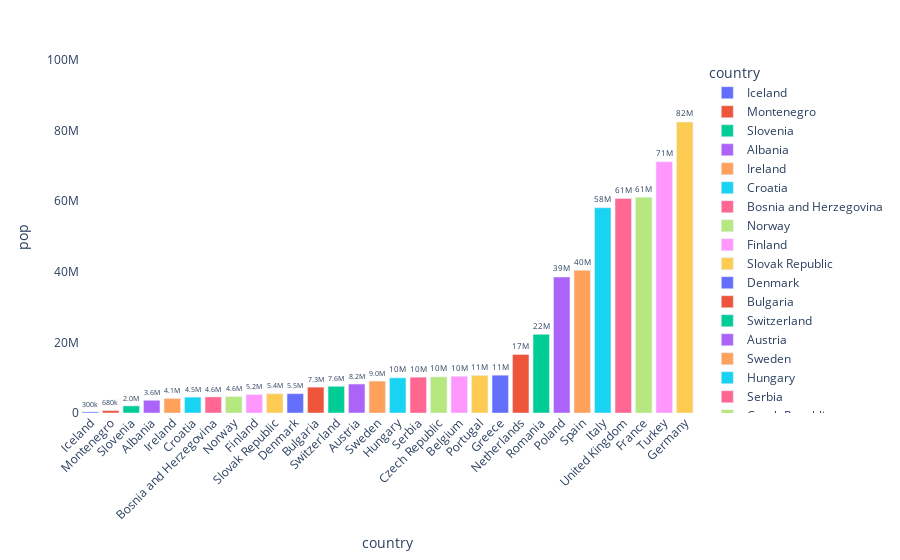

The notebook cell saved with this chart:
### Markdown cell above
## Bar

### Code cell
# BAR PLOT: Population Data in Europe in 2007 
df_europe = px.data.gapminder().query("continent == 'Europe' and year == 2007").sort_values(by = ['pop'])

fig = px.bar(df_europe, y = 'pop', x = 'country', text = 'pop', color = 'country')

# Precision: 2 values
fig.update_traces(texttemplate = '%{text:.2s}', textposition = 'outside')

# Rotate labels 45 degrees
fig.update_layout(xaxis_tickangle = -45, plot_bgcolor = 'rgba(0,0,0,0)')
fig.update_yaxes(range = [0, 10**8])

### Figure 1 — Plotly figure (JSON) as saved in the notebook; plotly's stock layout.template omitted (floating-point values rounded to 4 significant figures)
{"data": [{"alignmentgroup": "True", "hovertemplate": "country=%{x}<br>pop=%{text}<extra></extra>", "legendgroup": "Iceland", "marker": {"color": "#636efa", "pattern": {"shape": ""}}, "name": "Iceland", "offsetgroup": "Iceland", "orientation": "v", "showlegend": true, "text": [301931], "textposition": "outside", "texttemplate": "%{text:.2s}", "type": "bar", "x": ["Iceland"], "xaxis": "x", "y": [301931], "yaxis": "y"}, {"alignmentgroup": "True", "hovertemplate": "country=%{x}<br>pop=%{text}<extra></extra>", "legendgroup": "Montenegro", "marker": {"color": "#EF553B", "pattern": {"shape": ""}}, "name": "Montenegro", "offsetgroup": "Montenegro", "orientation": "v", "showlegend": true, "text": [684736], "textposition": "outside", "texttemplate": "%{text:.2s}", "type": "bar", "x": ["Montenegro"], "xaxis": "x", "y": [684736], "yaxis": "y"}, {"alignmentgroup": "True", "hovertemplate": "country=%{x}<br>pop=%{text}<extra></extra>", "legendgroup": "Slovenia", "marker": {"color": "#00cc96", "pattern": {"shape": ""}}, "name": "Slovenia", "offsetgroup": "Slovenia", "orientation": "v", "showlegend": true, "text": [2009245], "textposition": "outside", "texttemplate": "%{text:.2s}", "type": "bar", "x": ["Slovenia"], "xaxis": "x", "y": [2009245], "yaxis": "y"}, {"alignmentgroup": "True", "hovertemplate": "country=%{x}<br>pop=%{text}<extra></extra>", "legendgroup": "Albania", "marker": {"color": "#ab63fa", "pattern": {"shape": ""}}, "name": "Albania", "offsetgroup": "Albania", "orientation": "v", "showlegend": true, "text": [3600523], "textposition": "outside", "texttemplate": "%{text:.2s}", "type": "bar", "x": ["Albania"], "xaxis": "x", "y": [3600523], "yaxis": "y"}, {"alignmentgroup": "True", "hovertemplate": "country=%{x}<br>pop=%{text}<extra></extra>", "legendgroup": "Ireland", "marker": {"color": "#FFA15A", "pattern": {"shape": ""}}, "name": "Ireland", "offsetgroup": "Ireland", "orientation": "v", "showlegend": true, "text": [4109086], "textposition": "outside", "texttemplate": "%{text:.2s}", "type": "bar", "x": ["Ireland"], "xaxis": "x", "y": [4109086], "yaxis": "y"}, {"alignmentgroup": "True", "hovertemplate": "country=%{x}<br>pop=%{text}<extra></extra>", "legendgroup": "Croatia", "marker": {"color": "#19d3f3", "pattern": {"shape": ""}}, "name": "Croatia", "offsetgroup": "Croatia", "orientation": "v", "showlegend": true, "text": [4493312], "textposition": "outside", "texttemplate": "%{text:.2s}", "type": "bar", "x": ["Croatia"], "xaxis": "x", "y": [4493312], "yaxis": "y"}, {"alignmentgroup": "True", "hovertemplate": "country=%{x}<br>pop=%{text}<extra></extra>", "legendgroup": "Bosnia and Herzegovina", "marker": {"color": "#FF6692", "pattern": {"shape": ""}}, "name": "Bosnia and Herzegovina", "offsetgroup": "Bosnia and Herzegovina", "orientation": "v", "showlegend": true, "text": [4552198], "textposition": "outside", "texttemplate": "%{text:.2s}", "type": "bar", "x": ["Bosnia and Herzegovina"], "xaxis": "x", "y": [4552198], "yaxis": "y"}, {"alignmentgroup": "True", "hovertemplate": "country=%{x}<br>pop=%{text}<extra></extra>", "legendgroup": "Norway", "marker": {"color": "#B6E880", "pattern": {"shape": ""}}, "name": "Norway", "offsetgroup": "Norway", "orientation": "v", "showlegend": true, "text": [4627926], "textposition": "outside", "texttemplate": "%{text:.2s}", "type": "bar", "x": ["Norway"], "xaxis": "x", "y": [4627926], "yaxis": "y"}, {"alignmentgroup": "True", "hovertemplate": "country=%{x}<br>pop=%{text}<extra></extra>", "legendgroup": "Finland", "marker": {"color": "#FF97FF", "pattern": {"shape": ""}}, "name": "Finland", "offsetgroup": "Finland", "orientation": "v", "showlegend": true, "text": [5238460], "textposition": "outside", "texttemplate": "%{text:.2s}", "type": "bar", "x": ["Finland"], "xaxis": "x", "y": [5238460], "yaxis": "y"}, {"alignmentgroup": "True", "hovertemplate": "country=%{x}<br>pop=%{text}<extra></extra>", "legendgroup": "Slovak Republic", "marker": {"color": "#FECB52", "pattern": {"shape": ""}}, "name": "Slovak Republic", "offsetgroup": "Slovak Republic", "orientation": "v", "showlegend": true, "text": [5447502], "textposition": "outside", "texttemplate": "%{text:.2s}", "type": "bar", "x": ["Slovak Republic"], "xaxis": "x", "y": [5447502], "yaxis": "y"}, {"alignmentgroup": "True", "hovertemplate": "country=%{x}<br>pop=%{text}<extra></extra>", "legendgroup": "Denmark", "marker": {"color": "#636efa", "pattern": {"shape": ""}}, "name": "Denmark", "offsetgroup": "Denmark", "orientation": "v", "showlegend": true, "text": [5468120], "textposition": "outside", "texttemplate": "%{text:.2s}", "type": "bar", "x": ["Denmark"], "xaxis": "x", "y": [5468120], "yaxis": "y"}, {"alignmentgroup": "True", "hovertemplate": "country=%{x}<br>pop=%{text}<extra></extra>", "legendgroup": "Bulgaria", "marker": {"color": "#EF553B", "pattern": {"shape": ""}}, "name": "Bulgaria", "offsetgroup": "Bulgaria", "orientation": "v", "showlegend": true, "text": [7322858], "textposition": "outside", "texttemplate": "%{text:.2s}", "type": "bar", "x": ["Bulgaria"], "xaxis": "x", "y": [7322858], "yaxis": "y"}, {"alignmentgroup": "True", "hovertemplate": "country=%{x}<br>pop=%{text}<extra></extra>", "legendgroup": "Switzerland", "marker": {"color": "#00cc96", "pattern": {"shape": ""}}, "name": "Switzerland", "offsetgroup": "Switzerland", "orientation": "v", "showlegend": true, "text": [7554661], "textposition": "outside", "texttemplate": "%{text:.2s}", "type": "bar", "x": ["Switzerland"], "xaxis": "x", "y": [7554661], "yaxis": "y"}, {"alignmentgroup": "True", "hovertemplate": "country=%{x}<br>pop=%{text}<extra></extra>", "legendgroup": "Austria", "marker": {"color": "#ab63fa", "pattern": {"shape": ""}}, "name": "Austria", "offsetgroup": "Austria", "orientation": "v", "showlegend": true, "text": [8199783], "textposition": "outside", "texttemplate": "%{text:.2s}", "type": "bar", "x": ["Austria"], "xaxis": "x", "y": [8199783], "yaxis": "y"}, {"alignmentgroup": "True", "hovertemplate": "country=%{x}<br>pop=%{text}<extra></extra>", "legendgroup": "Sweden", "marker": {"color": "#FFA15A", "pattern": {"shape": ""}}, "name": "Sweden", "offsetgroup": "Sweden", "orientation": "v", "showlegend": true, "text": [9031088], "textposition": "outside", "texttemplate": "%{text:.2s}", "type": "bar", "x": ["Sweden"], "xaxis": "x", "y": [9031088], "yaxis": "y"}, {"alignmentgroup": "True", "hovertemplate": "country=%{x}<br>pop=%{text}<extra></extra>", "legendgroup": "Hungary", "marker": {"color": "#19d3f3", "pattern": {"shape": ""}}, "name": "Hungary", "offsetgroup": "Hungary", "orientation": "v", "showlegend": true, "text": [9956108], "textposition": "outside", "texttemplate": "%{text:.2s}", "type": "bar", "x": ["Hungary"], "xaxis": "x", "y": [9956108], "yaxis": "y"}, {"alignmentgroup": "True", "hovertemplate": "country=%{x}<br>pop=%{text}<extra></extra>", "legendgroup": "Serbia", "marker": {"color": "#FF6692", "pattern": {"shape": ""}}, "name": "Serbia", "offsetgroup": "Serbia", "orientation": "v", "showlegend": true, "text": [10150265], "textposition": "outside", "texttemplate": "%{text:.2s}", "type": "bar", "x": ["Serbia"], "xaxis": "x", "y": [10150265], "yaxis": "y"}, {"alignmentgroup": "True", "hovertemplate": "country=%{x}<br>pop=%{text}<extra></extra>", "legendgroup": "Czech Republic", "marker": {"color": "#B6E880", "pattern": {"shape": ""}}, "name": "Czech Republic", "offsetgroup": "Czech Republic", "orientation": "v", "showlegend": true, "text": [10228744], "textposition": "outside", "texttemplate": "%{text:.2s}", "type": "bar", "x": ["Czech Republic"], "xaxis": "x", "y": [10228744], "yaxis": "y"}, {"alignmentgroup": "True", "hovertemplate": "country=%{x}<br>pop=%{text}<extra></extra>", "legendgroup": "Belgium", "marker": {"color": "#FF97FF", "pattern": {"shape": ""}}, "name": "Belgium", "offsetgroup": "Belgium", "orientation": "v", "showlegend": true, "text": [10392226], "textposition": "outside", "texttemplate": "%{text:.2s}", "type": "bar", "x": ["Belgium"], "xaxis": "x", "y": [10392226], "yaxis": "y"}, {"alignmentgroup": "True", "hovertemplate": "country=%{x}<br>pop=%{text}<extra></extra>", "legendgroup": "Portugal", "marker": {"color": "#FECB52", "pattern": {"shape": ""}}, "name": "Portugal", "offsetgroup": "Portugal", "orientation": "v", "showlegend": true, "text": [10642836], "textposition": "outside", "texttemplate": "%{text:.2s}", "type": "bar", "x": ["Portugal"], "xaxis": "x", "y": [10642836], "yaxis": "y"}, {"alignmentgroup": "True", "hovertemplate": "country=%{x}<br>pop=%{text}<extra></extra>", "legendgroup": "Greece", "marker": {"color": "#636efa", "pattern": {"shape": ""}}, "name": "Greece", "offsetgroup": "Greece", "orientation": "v", "showlegend": true, "text": [10706290], "textposition": "outside", "texttemplate": "%{text:.2s}", "type": "bar", "x": ["Greece"], "xaxis": "x", "y": [10706290], "yaxis": "y"}, {"alignmentgroup": "True", "hovertemplate": "country=%{x}<br>pop=%{text}<extra></extra>", "legendgroup": "Netherlands", "marker": {"color": "#EF553B", "pattern": {"shape": ""}}, "name": "Netherlands", "offsetgroup": "Netherlands", "orientation": "v", "showlegend": true, "text": [16570613], "textposition": "outside", "texttemplate": "%{text:.2s}", "type": "bar", "x": ["Netherlands"], "xaxis": "x", "y": [16570613], "yaxis": "y"}, {"alignmentgroup": "True", "hovertemplate": "country=%{x}<br>pop=%{text}<extra></extra>", "legendgroup": "Romania", "marker": {"color": "#00cc96", "pattern": {"shape": ""}}, "name": "Romania", "offsetgroup": "Romania", "orientation": "v", "showlegend": true, "text": [22276056], "textposition": "outside", "texttemplate": "%{text:.2s}", "type": "bar", "x": ["Romania"], "xaxis": "x", "y": [22276056], "yaxis": "y"}, {"alignmentgroup": "True", "hovertemplate": "country=%{x}<br>pop=%{text}<extra></extra>", "legendgroup": "Poland", "marker": {"color": "#ab63fa", "pattern": {"shape": ""}}, "name": "Poland", "offsetgroup": "Poland", "orientation": "v", "showlegend": true, "text": [38518241], "textposition": "outside", "texttemplate": "%{text:.2s}", "type": "bar", "x": ["Poland"], "xaxis": "x", "y": [38518241], "yaxis": "y"}, {"alignmentgroup": "True", "hovertemplate": "country=%{x}<br>pop=%{text}<extra></extra>", "legendgroup": "Spain", "marker": {"color": "#FFA15A", "pattern": {"shape": ""}}, "name": "Spain", "offsetgroup": "Spain", "orientation": "v", "showlegend": true, "text": [40448191], "textposition": "outside", "texttemplate": "%{text:.2s}", "type": "bar", "x": ["Spain"], "xaxis": "x", "y": [40448191], "yaxis": "y"}, {"alignmentgroup": "True", "hovertemplate": "country=%{x}<br>pop=%{text}<extra></extra>", "legendgroup": "Italy", "marker": {"color": "#19d3f3", "pattern": {"shape": ""}}, "name": "Italy", "offsetgroup": "Italy", "orientation": "v", "showlegend": true, "text": [58147733], "textposition": "outside", "texttemplate": "%{text:.2s}", "type": "bar", "x": ["Italy"], "xaxis": "x", "y": [58147733], "yaxis": "y"}, {"alignmentgroup": "True", "hovertemplate": "country=%{x}<br>pop=%{text}<extra></extra>", "legendgroup": "United Kingdom", "marker": {"color": "#FF6692", "pattern": {"shape": ""}}, "name": "United Kingdom", "offsetgroup": "United Kingdom", "orientation": "v", "showlegend": true, "text": [60776238], "textposition": "outside", "texttemplate": "%{text:.2s}", "type": "bar", "x": ["United Kingdom"], "xaxis": "x", "y": [60776238], "yaxis": "y"}, {"alignmentgroup": "True", "hovertemplate": "country=%{x}<br>pop=%{text}<extra></extra>", "legendgroup": "France", "marker": {"color": "#B6E880", "pattern": {"shape": ""}}, "name": "France", "offsetgroup": "France", "orientation": "v", "showlegend": true, "text": [61083916], "textposition": "outside", "texttemplate": "%{text:.2s}", "type": "bar", "x": ["France"], "xaxis": "x", "y": [61083916], "yaxis": "y"}, {"alignmentgroup": "True", "hovertemplate": "country=%{x}<br>pop=%{text}<extra></extra>", "legendgroup": "Turkey", "marker": {"color": "#FF97FF", "pattern": {"shape": ""}}, "name": "Turkey", "offsetgroup": "Turkey", "orientation": "v", "showlegend": true, "text": [71158647], "textposition": "outside", "texttemplate": "%{text:.2s}", "type": "bar", "x": ["Turkey"], "xaxis": "x", "y": [71158647], "yaxis": "y"}, {"alignmentgroup": "True", "hovertemplate": "country=%{x}<br>pop=%{text}<extra></extra>", "legendgroup": "Germany", "marker": {"color": "#FECB52", "pattern": {"shape": ""}}, "name": "Germany", "offsetgroup": "Germany", "orientation": "v", "showlegend": true, "text": [82400996], "textposition": "outside", "texttemplate": "%{text:.2s}", "type": "bar", "x": ["Germany"], "xaxis": "x", "y": [82400996], "yaxis": "y"}], "layout": {"autosize": true, "barmode": "relative", "legend": {"title": {"text": "country"}, "tracegroupgap": 0}, "margin": {"t": 60}, "plot_bgcolor": "rgba(0, 0, 0, 0)", "xaxis": {"anchor": "y", "autorange": true, "categoryarray": ["Iceland", "Montenegro", "Slovenia", "Albania", "Ireland", "Croatia", "Bosnia and Herzegovina", "Norway", "Finland", "Slovak Republic", "Denmark", "Bulgaria", "Switzerland", "Austria", "Sweden", "Hungary", "Serbia", "Czech Republic", "Belgium", "Portugal", "Greece", "Netherlands", "Romania", "Poland", "Spain", "Italy", "United Kingdom", "France", "Turkey", "Germany"], "categoryorder": "array", "domain": [0, 1], "range": [-0.5, 29.5], "tickangle": -45, "title": {"text": "country"}, "type": "category"}, "yaxis": {"anchor": "x", "domain": [0, 1], "range": [0, 100000000], "title": {"text": "pop"}, "type": "linear"}}}
